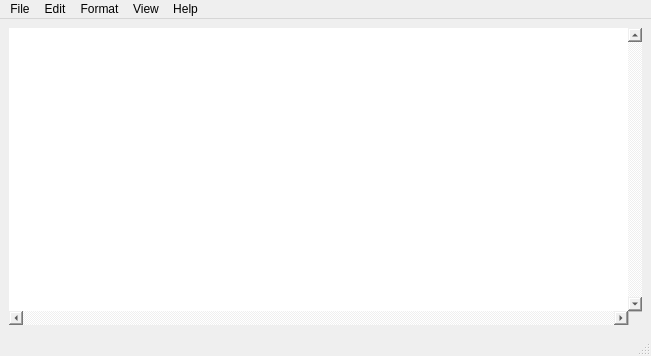
<?xml version="1.0" encoding="UTF-8"?>
<ui version="4.0">
 <class>MainWindow</class>
 <widget class="QMainWindow" name="MainWindow">
  <property name="geometry">
   <rect>
    <x>0</x>
    <y>0</y>
    <width>651</width>
    <height>356</height>
   </rect>
  </property>
  <property name="windowTitle">
   <string>MainWindow</string>
  </property>
  <widget class="QWidget" name="centralwidget">
   <layout class="QVBoxLayout" name="verticalLayout">
    <item>
     <widget class="QTextEdit" name="mainTextWindow">
      <property name="font">
       <font>
        <family>Consolas</family>
        <pointsize>14</pointsize>
       </font>
      </property>
      <property name="autoFillBackground">
       <bool>false</bool>
      </property>
      <property name="styleSheet">
       <string notr="true">border:none;</string>
      </property>
      <property name="frameShape">
       <enum>QFrame::StyledPanel</enum>
      </property>
      <property name="lineWidth">
       <number>1</number>
      </property>
      <property name="verticalScrollBarPolicy">
       <enum>Qt::ScrollBarAlwaysOn</enum>
      </property>
      <property name="horizontalScrollBarPolicy">
       <enum>Qt::ScrollBarAlwaysOn</enum>
      </property>
      <property name="sizeAdjustPolicy">
       <enum>QAbstractScrollArea::AdjustToContents</enum>
      </property>
      <property name="lineWrapMode">
       <enum>QTextEdit::NoWrap</enum>
      </property>
      <property name="placeholderText">
       <string/>
      </property>
     </widget>
    </item>
   </layout>
  </widget>
  <widget class="QMenuBar" name="menubar">
   <property name="geometry">
    <rect>
     <x>0</x>
     <y>0</y>
     <width>651</width>
     <height>21</height>
    </rect>
   </property>
   <widget class="QMenu" name="menuFile">
    <property name="title">
     <string>File</string>
    </property>
    <addaction name="actionNew"/>
    <addaction name="actionOpen"/>
    <addaction name="actionSave"/>
    <addaction name="actionSave_As"/>
    <addaction name="separator"/>
    <addaction name="actionPrint"/>
    <addaction name="separator"/>
    <addaction name="actionExit"/>
   </widget>
   <widget class="QMenu" name="menuEdit">
    <property name="title">
     <string>Edit</string>
    </property>
    <addaction name="actionUndo"/>
    <addaction name="separator"/>
    <addaction name="actionCut"/>
    <addaction name="actionCopy"/>
    <addaction name="actionPaste"/>
    <addaction name="separator"/>
    <addaction name="actionSelect_All"/>
    <addaction name="actionDate_Time"/>
   </widget>
   <widget class="QMenu" name="menuFormat">
    <property name="title">
     <string>Format</string>
    </property>
    <addaction name="actionFont"/>
    <addaction name="separator"/>
    <addaction name="actionText_Color"/>
    <addaction name="actionSet_Text_Background_Color"/>
   </widget>
   <widget class="QMenu" name="menuView">
    <property name="title">
     <string>View</string>
    </property>
    <addaction name="actionZoom_In"/>
    <addaction name="actionZoom_Out"/>
   </widget>
   <widget class="QMenu" name="menuAbout_Us">
    <property name="title">
     <string>Help</string>
    </property>
    <addaction name="actionAbout_Us"/>
   </widget>
   <addaction name="menuFile"/>
   <addaction name="menuEdit"/>
   <addaction name="menuFormat"/>
   <addaction name="menuView"/>
   <addaction name="menuAbout_Us"/>
  </widget>
  <widget class="QStatusBar" name="statusbar"/>
  <action name="actionNew">
   <property name="text">
    <string>New               </string>
   </property>
   <property name="shortcut">
    <string>Ctrl+N</string>
   </property>
  </action>
  <action name="actionOpen">
   <property name="text">
    <string>Open</string>
   </property>
   <property name="shortcut">
    <string>Ctrl+O</string>
   </property>
  </action>
  <action name="actionSave">
   <property name="text">
    <string>Save</string>
   </property>
   <property name="shortcut">
    <string>Ctrl+S</string>
   </property>
  </action>
  <action name="actionSave_As">
   <property name="text">
    <string>Save As..</string>
   </property>
   <property name="shortcut">
    <string>Ctrl+Shift+S</string>
   </property>
  </action>
  <action name="actionPrint">
   <property name="text">
    <string>Print</string>
   </property>
  </action>
  <action name="actionUndo">
   <property name="text">
    <string>Undo</string>
   </property>
   <property name="shortcut">
    <string>Ctrl+Z</string>
   </property>
  </action>
  <action name="actionCut">
   <property name="text">
    <string>Cut</string>
   </property>
   <property name="shortcut">
    <string>Ctrl+X</string>
   </property>
  </action>
  <action name="actionCopy">
   <property name="text">
    <string>Copy</string>
   </property>
   <property name="shortcut">
    <string>Ctrl+C</string>
   </property>
  </action>
  <action name="actionPaste">
   <property name="text">
    <string>Paste</string>
   </property>
   <property name="shortcut">
    <string>Ctrl+V</string>
   </property>
  </action>
  <action name="actionFont">
   <property name="text">
    <string>Font..</string>
   </property>
  </action>
  <action name="actionText_Color">
   <property name="text">
    <string>Set Text Color..</string>
   </property>
  </action>
  <action name="actionSet_Text_Background_Color">
   <property name="text">
    <string>Set Text Background Color</string>
   </property>
  </action>
  <action name="actionExit">
   <property name="text">
    <string>Exit</string>
   </property>
  </action>
  <action name="actionSelect_All">
   <property name="text">
    <string>Select All</string>
   </property>
   <property name="shortcut">
    <string>Ctrl+A</string>
   </property>
  </action>
  <action name="actionDate_Time">
   <property name="text">
    <string>Date/Time</string>
   </property>
  </action>
  <action name="actionZoom_In">
   <property name="text">
    <string>Zoom In </string>
   </property>
   <property name="shortcut">
    <string>Ctrl+P</string>
   </property>
  </action>
  <action name="actionZoom_Out">
   <property name="text">
    <string>Zoom Out</string>
   </property>
   <property name="shortcut">
    <string>Ctrl+M</string>
   </property>
  </action>
  <action name="actionAbout_Us">
   <property name="text">
    <string>About Us</string>
   </property>
  </action>
 </widget>
 <resources/>
 <connections/>
</ui>
